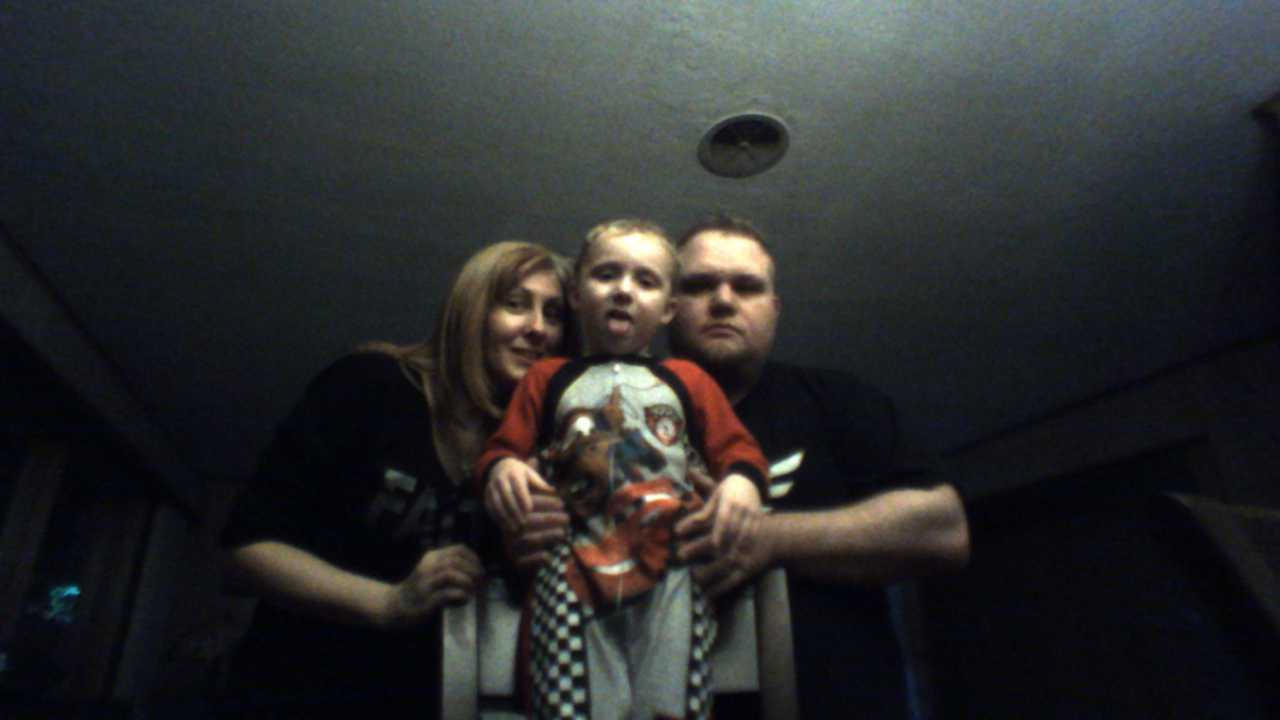
#> input picture Facial Recognition/1546390191087.jpg, 1280 x 720 px
$ python face_detection.py 1546390191087.jpg   (older library calls are emulated)
#> lines starting #> are read from the running program, lines starting #| are printed output that depends on the picture; after the words box and inside, x2 and y2 are one past the last pixel; in counts of white or black regions, pixels touching at a corner belong together
#!//usr/bin/python3

import cv2
import sys

# Get user supplied values
imagePath = sys.argv[1]
cascPath = "haarcascade_frontalface_default.xml"

# Create the haar cascade
faceCascade = cv2.CascadeClassifier(cascPath)

# Read the image
image = cv2.imread(imagePath)
#> image is the input picture: shape (720, 1280, 3); mean B, G, R 46.3, 45.5, 44.4
gray = cv2.cvtColor(image, cv2.COLOR_BGR2GRAY)
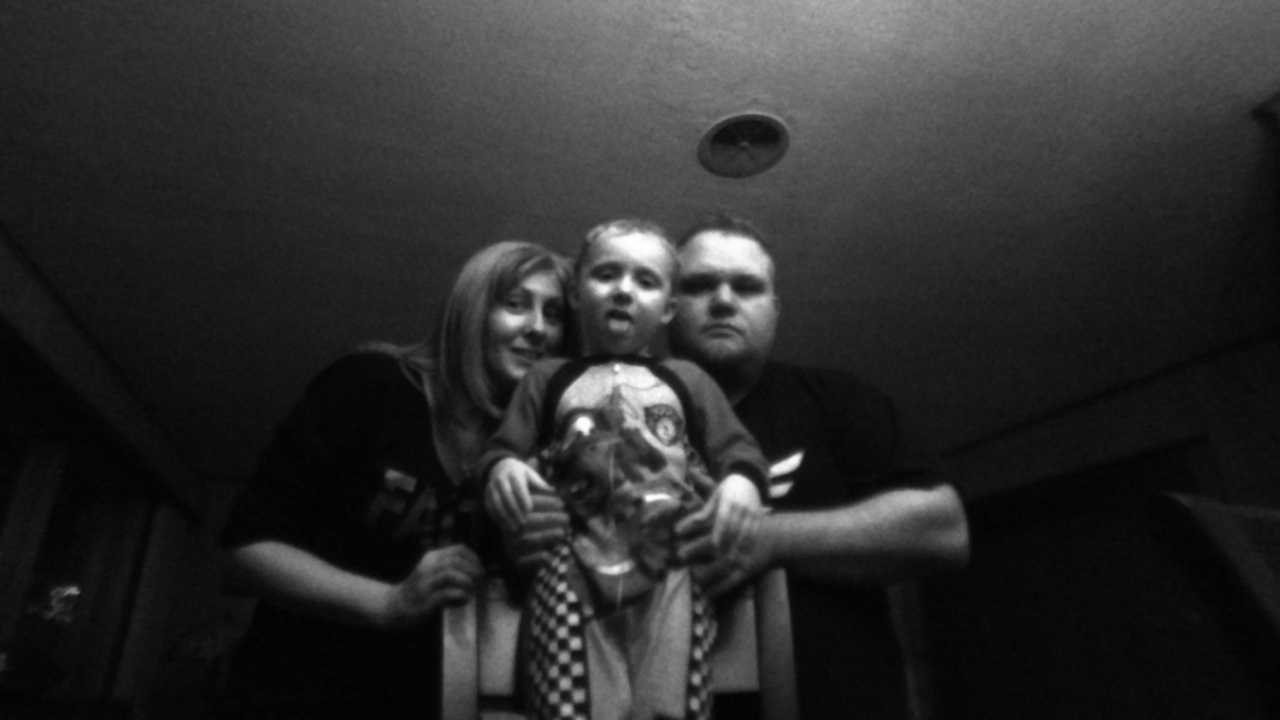
#> gray: shape (720, 1280); min 0, max 255, mean 45.3

# Detect faces in the image
faces = faceCascade.detectMultiScale(
    gray,
    scaleFactor=1.1,
    minNeighbors=5,
    minSize=(30, 30)
    #flags = cv2.CV_HAAR_SCALE_IMAGE
)
#> faces = [[568, 231, 113, 113], [666, 239, 118, 118], [477, 263, 116, 116]]

print("Found {0} faces!".format(len(faces)))
#| Found 3 faces!

# Draw a rectangle around the faces
for (x, y, w, h) in faces:
    cv2.rectangle(image, (x, y), (x+w, y+h), (0, 255, 255), 2)
#> this loop made 3 passes
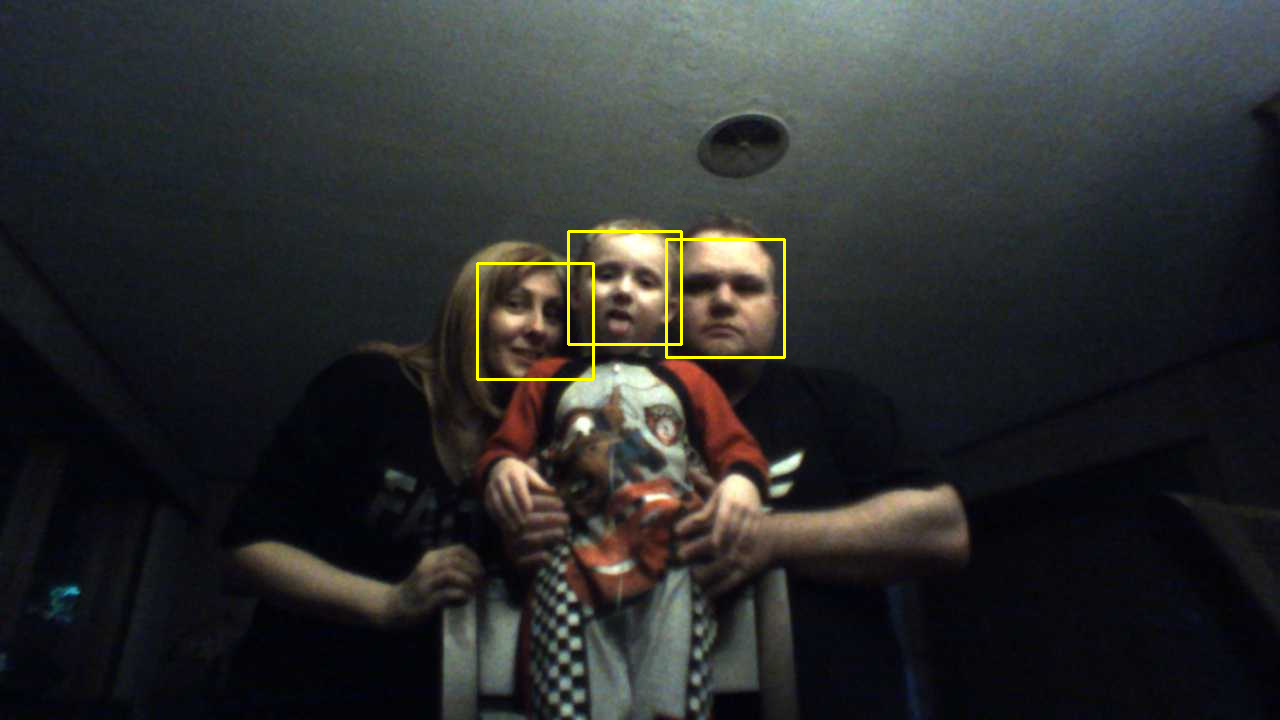
#> image: shape (720, 1280, 3); 0.45% of pixels changed, all inside (x1, y1, x2, y2) = (476, 230, 786, 381)

cv2.imshow("Faces found", image)
cv2.waitKey(0)
